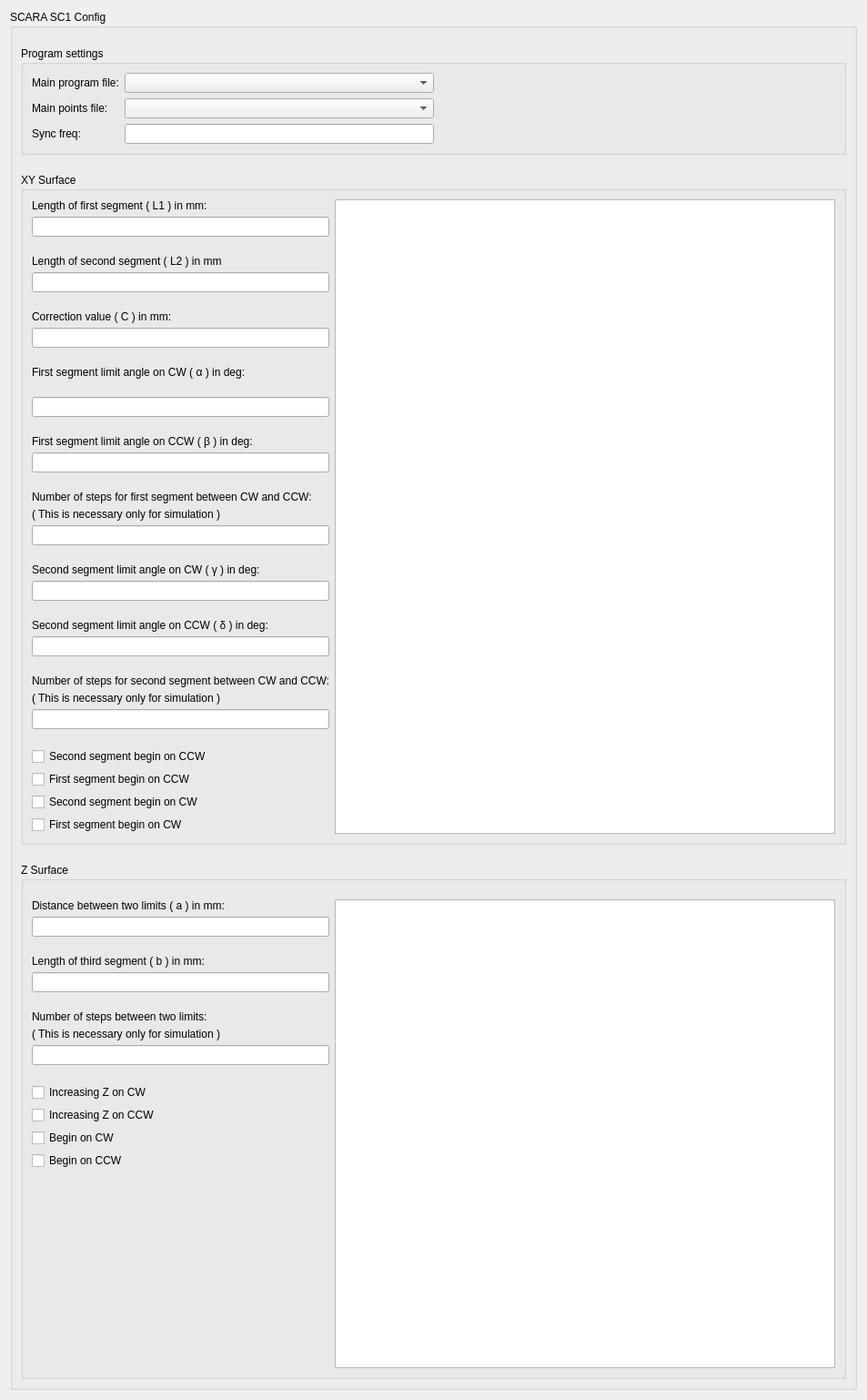
<?xml version="1.0" encoding="UTF-8"?>
<ui version="4.0">
 <class>ScaraSC1ConfigWidget</class>
 <widget class="QWidget" name="ScaraSC1ConfigWidget">
  <property name="geometry">
   <rect>
    <x>0</x>
    <y>0</y>
    <width>920</width>
    <height>1467</height>
   </rect>
  </property>
  <property name="windowTitle">
   <string>Form</string>
  </property>
  <layout class="QGridLayout" name="gridLayout_5">
   <item row="0" column="0">
    <widget class="QGroupBox" name="scara_sc1_config">
     <property name="styleSheet">
      <string notr="true"/>
     </property>
     <property name="title">
      <string>SCARA SC1 Config</string>
     </property>
     <layout class="QGridLayout" name="gridLayout_3">
      <property name="topMargin">
       <number>20</number>
      </property>
      <item row="1" column="0">
       <layout class="QVBoxLayout" name="verticalLayout_15">
        <property name="spacing">
         <number>20</number>
        </property>
        <item>
         <widget class="QGroupBox" name="program_settings">
          <property name="styleSheet">
           <string notr="true"/>
          </property>
          <property name="title">
           <string>Program settings</string>
          </property>
          <layout class="QGridLayout" name="gridLayout_4">
           <item row="0" column="0">
            <layout class="QHBoxLayout" name="horizontalLayout_3">
             <item>
              <layout class="QVBoxLayout" name="verticalLayout_16">
               <item>
                <widget class="QLabel" name="label_16">
                 <property name="text">
                  <string>Main program file:</string>
                 </property>
                </widget>
               </item>
               <item>
                <widget class="QLabel" name="label_17">
                 <property name="text">
                  <string>Main points file:</string>
                 </property>
                </widget>
               </item>
               <item>
                <widget class="QLabel" name="label_18">
                 <property name="text">
                  <string>Sync freq:</string>
                 </property>
                </widget>
               </item>
              </layout>
             </item>
             <item>
              <layout class="QVBoxLayout" name="verticalLayout_17">
               <item>
                <widget class="QComboBox" name="mainProgramComboBox">
                 <property name="minimumSize">
                  <size>
                   <width>300</width>
                   <height>0</height>
                  </size>
                 </property>
                </widget>
               </item>
               <item>
                <widget class="QComboBox" name="mainPointsFileComboBox">
                 <property name="minimumSize">
                  <size>
                   <width>300</width>
                   <height>0</height>
                  </size>
                 </property>
                </widget>
               </item>
               <item>
                <widget class="QLineEdit" name="syncFreqLineEdit">
                 <property name="alignment">
                  <set>Qt::AlignRight|Qt::AlignTrailing|Qt::AlignVCenter</set>
                 </property>
                </widget>
               </item>
              </layout>
             </item>
            </layout>
           </item>
           <item row="0" column="1">
            <spacer name="horizontalSpacer">
             <property name="orientation">
              <enum>Qt::Horizontal</enum>
             </property>
             <property name="sizeHint" stdset="0">
              <size>
               <width>40</width>
               <height>20</height>
              </size>
             </property>
            </spacer>
           </item>
          </layout>
         </widget>
        </item>
        <item>
         <widget class="QGroupBox" name="xy_surface">
          <property name="title">
           <string>XY Surface</string>
          </property>
          <layout class="QGridLayout" name="gridLayout">
           <item row="0" column="0">
            <layout class="QHBoxLayout" name="horizontalLayout">
             <item>
              <layout class="QVBoxLayout" name="verticalLayout_5">
               <property name="spacing">
                <number>20</number>
               </property>
               <item>
                <layout class="QVBoxLayout" name="verticalLayout">
                 <property name="spacing">
                  <number>5</number>
                 </property>
                 <item>
                  <widget class="QLabel" name="label">
                   <property name="text">
                    <string>Length of first segment ( L1 ) in mm:</string>
                   </property>
                  </widget>
                 </item>
                 <item>
                  <widget class="QLineEdit" name="lengthOfFirstSegmentLineEdit">
                   <property name="alignment">
                    <set>Qt::AlignRight|Qt::AlignTrailing|Qt::AlignVCenter</set>
                   </property>
                  </widget>
                 </item>
                </layout>
               </item>
               <item>
                <layout class="QVBoxLayout" name="verticalLayout_2">
                 <property name="spacing">
                  <number>5</number>
                 </property>
                 <item>
                  <widget class="QLabel" name="label_2">
                   <property name="text">
                    <string>Length of second segment ( L2 ) in mm</string>
                   </property>
                  </widget>
                 </item>
                 <item>
                  <widget class="QLineEdit" name="lengthOfSecondSegmentLineEdit">
                   <property name="alignment">
                    <set>Qt::AlignRight|Qt::AlignTrailing|Qt::AlignVCenter</set>
                   </property>
                  </widget>
                 </item>
                </layout>
               </item>
               <item>
                <layout class="QVBoxLayout" name="verticalLayout_4">
                 <property name="spacing">
                  <number>5</number>
                 </property>
                 <item>
                  <widget class="QLabel" name="label_3">
                   <property name="text">
                    <string>Correction value ( C ) in mm:</string>
                   </property>
                   <property name="buddy">
                    <cstring>label_3</cstring>
                   </property>
                  </widget>
                 </item>
                 <item>
                  <widget class="QLineEdit" name="correctionValueLineEdit">
                   <property name="alignment">
                    <set>Qt::AlignRight|Qt::AlignTrailing|Qt::AlignVCenter</set>
                   </property>
                  </widget>
                 </item>
                </layout>
               </item>
               <item>
                <layout class="QVBoxLayout" name="verticalLayout_3">
                 <item>
                  <widget class="QLabel" name="label_4">
                   <property name="text">
                    <string>First segment limit angle on CW ( α ) in deg:</string>
                   </property>
                  </widget>
                 </item>
                 <item>
                  <widget class="QLineEdit" name="firstSegmentLimitAngleOnCWLineEdit">
                   <property name="alignment">
                    <set>Qt::AlignRight|Qt::AlignTrailing|Qt::AlignVCenter</set>
                   </property>
                  </widget>
                 </item>
                </layout>
               </item>
               <item>
                <layout class="QVBoxLayout" name="verticalLayout_6">
                 <property name="spacing">
                  <number>5</number>
                 </property>
                 <item>
                  <widget class="QLabel" name="label_5">
                   <property name="minimumSize">
                    <size>
                     <width>0</width>
                     <height>0</height>
                    </size>
                   </property>
                   <property name="text">
                    <string>First segment limit angle on CCW ( β ) in deg:</string>
                   </property>
                   <property name="buddy">
                    <cstring>label_5</cstring>
                   </property>
                  </widget>
                 </item>
                 <item>
                  <widget class="QLineEdit" name="firstSegmentLimitAngleOnCCWLineEdit">
                   <property name="alignment">
                    <set>Qt::AlignRight|Qt::AlignTrailing|Qt::AlignVCenter</set>
                   </property>
                  </widget>
                 </item>
                </layout>
               </item>
               <item>
                <layout class="QVBoxLayout" name="verticalLayout_9">
                 <property name="spacing">
                  <number>5</number>
                 </property>
                 <item>
                  <widget class="QLabel" name="label_8">
                   <property name="text">
                    <string>Number of steps for first segment between CW and CCW:</string>
                   </property>
                  </widget>
                 </item>
                 <item>
                  <widget class="QLabel" name="label_9">
                   <property name="text">
                    <string>( This is necessary only for simulation )</string>
                   </property>
                  </widget>
                 </item>
                 <item>
                  <widget class="QLineEdit" name="numberOfStepsForFirstSegmentLineEdit">
                   <property name="alignment">
                    <set>Qt::AlignRight|Qt::AlignTrailing|Qt::AlignVCenter</set>
                   </property>
                  </widget>
                 </item>
                </layout>
               </item>
               <item>
                <layout class="QVBoxLayout" name="verticalLayout_7">
                 <property name="spacing">
                  <number>5</number>
                 </property>
                 <item>
                  <widget class="QLabel" name="label_6">
                   <property name="text">
                    <string>Second segment limit angle on CW ( γ ) in deg:</string>
                   </property>
                  </widget>
                 </item>
                 <item>
                  <widget class="QLineEdit" name="secondSegmentLimitAngleOnCWLineEdit">
                   <property name="alignment">
                    <set>Qt::AlignRight|Qt::AlignTrailing|Qt::AlignVCenter</set>
                   </property>
                  </widget>
                 </item>
                </layout>
               </item>
               <item>
                <layout class="QVBoxLayout" name="verticalLayout_8">
                 <property name="spacing">
                  <number>5</number>
                 </property>
                 <item>
                  <widget class="QLabel" name="label_7">
                   <property name="text">
                    <string>Second segment limit angle on CCW ( δ ) in deg:</string>
                   </property>
                  </widget>
                 </item>
                 <item>
                  <widget class="QLineEdit" name="secondSegmentLimitAngleOnCCWLineEdit">
                   <property name="alignment">
                    <set>Qt::AlignRight|Qt::AlignTrailing|Qt::AlignVCenter</set>
                   </property>
                  </widget>
                 </item>
                </layout>
               </item>
               <item>
                <layout class="QVBoxLayout" name="verticalLayout_10">
                 <property name="spacing">
                  <number>5</number>
                 </property>
                 <item>
                  <widget class="QLabel" name="label_10">
                   <property name="text">
                    <string>Number of steps for second segment between CW and CCW:</string>
                   </property>
                   <property name="buddy">
                    <cstring>numberOfStepsForSecondSegmentLineEdit</cstring>
                   </property>
                  </widget>
                 </item>
                 <item>
                  <widget class="QLabel" name="label_11">
                   <property name="text">
                    <string>( This is necessary only for simulation )</string>
                   </property>
                  </widget>
                 </item>
                 <item>
                  <widget class="QLineEdit" name="numberOfStepsForSecondSegmentLineEdit">
                   <property name="alignment">
                    <set>Qt::AlignRight|Qt::AlignTrailing|Qt::AlignVCenter</set>
                   </property>
                  </widget>
                 </item>
                </layout>
               </item>
               <item>
                <layout class="QVBoxLayout" name="verticalLayout_18">
                 <property name="spacing">
                  <number>5</number>
                 </property>
                 <item>
                  <widget class="QCheckBox" name="secondSegmentBeginOnCCWCheckBox">
                   <property name="text">
                    <string>Second segment begin on CCW</string>
                   </property>
                  </widget>
                 </item>
                 <item>
                  <widget class="QCheckBox" name="firstSegmentBeginOnCCWCheckBox">
                   <property name="text">
                    <string>First segment begin on CCW</string>
                   </property>
                  </widget>
                 </item>
                 <item>
                  <widget class="QCheckBox" name="secondSegmentBeginOnCWCheckBox">
                   <property name="text">
                    <string>Second segment begin on CW</string>
                   </property>
                   <property name="checked">
                    <bool>false</bool>
                   </property>
                  </widget>
                 </item>
                 <item>
                  <widget class="QCheckBox" name="firstSegmentBeginOnCWCheckBox">
                   <property name="text">
                    <string>First segment begin on CW</string>
                   </property>
                   <property name="checked">
                    <bool>false</bool>
                   </property>
                  </widget>
                 </item>
                </layout>
               </item>
               <item>
                <spacer name="verticalSpacer">
                 <property name="orientation">
                  <enum>Qt::Vertical</enum>
                 </property>
                 <property name="sizeHint" stdset="0">
                  <size>
                   <width>20</width>
                   <height>40</height>
                  </size>
                 </property>
                </spacer>
               </item>
              </layout>
             </item>
             <item>
              <widget class="QGraphicsView" name="scaraXYSurfaceGraphicsView">
               <property name="minimumSize">
                <size>
                 <width>550</width>
                 <height>614</height>
                </size>
               </property>
               <property name="midLineWidth">
                <number>-2</number>
               </property>
               <property name="verticalScrollBarPolicy">
                <enum>Qt::ScrollBarAlwaysOff</enum>
               </property>
               <property name="horizontalScrollBarPolicy">
                <enum>Qt::ScrollBarAlwaysOff</enum>
               </property>
              </widget>
             </item>
            </layout>
           </item>
          </layout>
          <zorder></zorder>
         </widget>
        </item>
        <item>
         <widget class="QGroupBox" name="z_surface">
          <property name="title">
           <string>Z Surface</string>
          </property>
          <layout class="QGridLayout" name="gridLayout_2">
           <property name="topMargin">
            <number>20</number>
           </property>
           <item row="0" column="0">
            <layout class="QHBoxLayout" name="horizontalLayout_2">
             <item>
              <layout class="QVBoxLayout" name="verticalLayout_14">
               <property name="spacing">
                <number>20</number>
               </property>
               <item>
                <layout class="QVBoxLayout" name="verticalLayout_11">
                 <property name="spacing">
                  <number>5</number>
                 </property>
                 <item>
                  <widget class="QLabel" name="label_12">
                   <property name="text">
                    <string>Distance between two limits ( a ) in mm:</string>
                   </property>
                  </widget>
                 </item>
                 <item>
                  <widget class="QLineEdit" name="distanceBetweenLimintsOnZLineEdit">
                   <property name="alignment">
                    <set>Qt::AlignRight|Qt::AlignTrailing|Qt::AlignVCenter</set>
                   </property>
                  </widget>
                 </item>
                </layout>
               </item>
               <item>
                <layout class="QVBoxLayout" name="verticalLayout_12">
                 <property name="spacing">
                  <number>5</number>
                 </property>
                 <item>
                  <widget class="QLabel" name="label_13">
                   <property name="text">
                    <string>Length of third segment ( b ) in mm:</string>
                   </property>
                  </widget>
                 </item>
                 <item>
                  <widget class="QLineEdit" name="lengthOfThirdSegmentLineEdit">
                   <property name="alignment">
                    <set>Qt::AlignRight|Qt::AlignTrailing|Qt::AlignVCenter</set>
                   </property>
                  </widget>
                 </item>
                </layout>
               </item>
               <item>
                <layout class="QVBoxLayout" name="verticalLayout_13">
                 <property name="spacing">
                  <number>5</number>
                 </property>
                 <item>
                  <widget class="QLabel" name="label_14">
                   <property name="text">
                    <string>Number of steps between two limits:</string>
                   </property>
                  </widget>
                 </item>
                 <item>
                  <widget class="QLabel" name="label_15">
                   <property name="text">
                    <string>( This is necessary only for simulation )</string>
                   </property>
                  </widget>
                 </item>
                 <item>
                  <widget class="QLineEdit" name="numberOfStepsBetweenLimitsOnZLineEdit">
                   <property name="alignment">
                    <set>Qt::AlignRight|Qt::AlignTrailing|Qt::AlignVCenter</set>
                   </property>
                  </widget>
                 </item>
                </layout>
               </item>
               <item>
                <layout class="QVBoxLayout" name="verticalLayout_19">
                 <property name="spacing">
                  <number>5</number>
                 </property>
                 <item>
                  <widget class="QCheckBox" name="increasingZonCWCheckBox">
                   <property name="text">
                    <string>Increasing Z on CW</string>
                   </property>
                   <property name="checked">
                    <bool>false</bool>
                   </property>
                  </widget>
                 </item>
                 <item>
                  <widget class="QCheckBox" name="increasingZonCCWCheckBox">
                   <property name="text">
                    <string>Increasing Z on CCW</string>
                   </property>
                  </widget>
                 </item>
                 <item>
                  <widget class="QCheckBox" name="beginOnCWCheckBox">
                   <property name="text">
                    <string>Begin on CW</string>
                   </property>
                  </widget>
                 </item>
                 <item>
                  <widget class="QCheckBox" name="beginOnCCWCheckBox">
                   <property name="text">
                    <string>Begin on CCW</string>
                   </property>
                   <property name="checked">
                    <bool>false</bool>
                   </property>
                  </widget>
                 </item>
                </layout>
               </item>
               <item>
                <spacer name="verticalSpacer_2">
                 <property name="orientation">
                  <enum>Qt::Vertical</enum>
                 </property>
                 <property name="sizeHint" stdset="0">
                  <size>
                   <width>20</width>
                   <height>40</height>
                  </size>
                 </property>
                </spacer>
               </item>
              </layout>
             </item>
             <item>
              <widget class="QGraphicsView" name="scaraZSurfaceGraphicsView">
               <property name="minimumSize">
                <size>
                 <width>550</width>
                 <height>515</height>
                </size>
               </property>
               <property name="verticalScrollBarPolicy">
                <enum>Qt::ScrollBarAlwaysOff</enum>
               </property>
               <property name="horizontalScrollBarPolicy">
                <enum>Qt::ScrollBarAlwaysOff</enum>
               </property>
              </widget>
             </item>
            </layout>
           </item>
          </layout>
         </widget>
        </item>
       </layout>
      </item>
     </layout>
    </widget>
   </item>
  </layout>
 </widget>
 <tabstops>
  <tabstop>scaraXYSurfaceGraphicsView</tabstop>
  <tabstop>lengthOfFirstSegmentLineEdit</tabstop>
  <tabstop>lengthOfSecondSegmentLineEdit</tabstop>
  <tabstop>secondSegmentLimitAngleOnCWLineEdit</tabstop>
  <tabstop>secondSegmentLimitAngleOnCCWLineEdit</tabstop>
  <tabstop>lengthOfThirdSegmentLineEdit</tabstop>
  <tabstop>firstSegmentLimitAngleOnCWLineEdit</tabstop>
  <tabstop>numberOfStepsForFirstSegmentLineEdit</tabstop>
  <tabstop>numberOfStepsForSecondSegmentLineEdit</tabstop>
  <tabstop>scaraZSurfaceGraphicsView</tabstop>
  <tabstop>distanceBetweenLimintsOnZLineEdit</tabstop>
  <tabstop>correctionValueLineEdit</tabstop>
  <tabstop>firstSegmentLimitAngleOnCCWLineEdit</tabstop>
  <tabstop>numberOfStepsBetweenLimitsOnZLineEdit</tabstop>
 </tabstops>
 <resources/>
 <connections/>
</ui>
